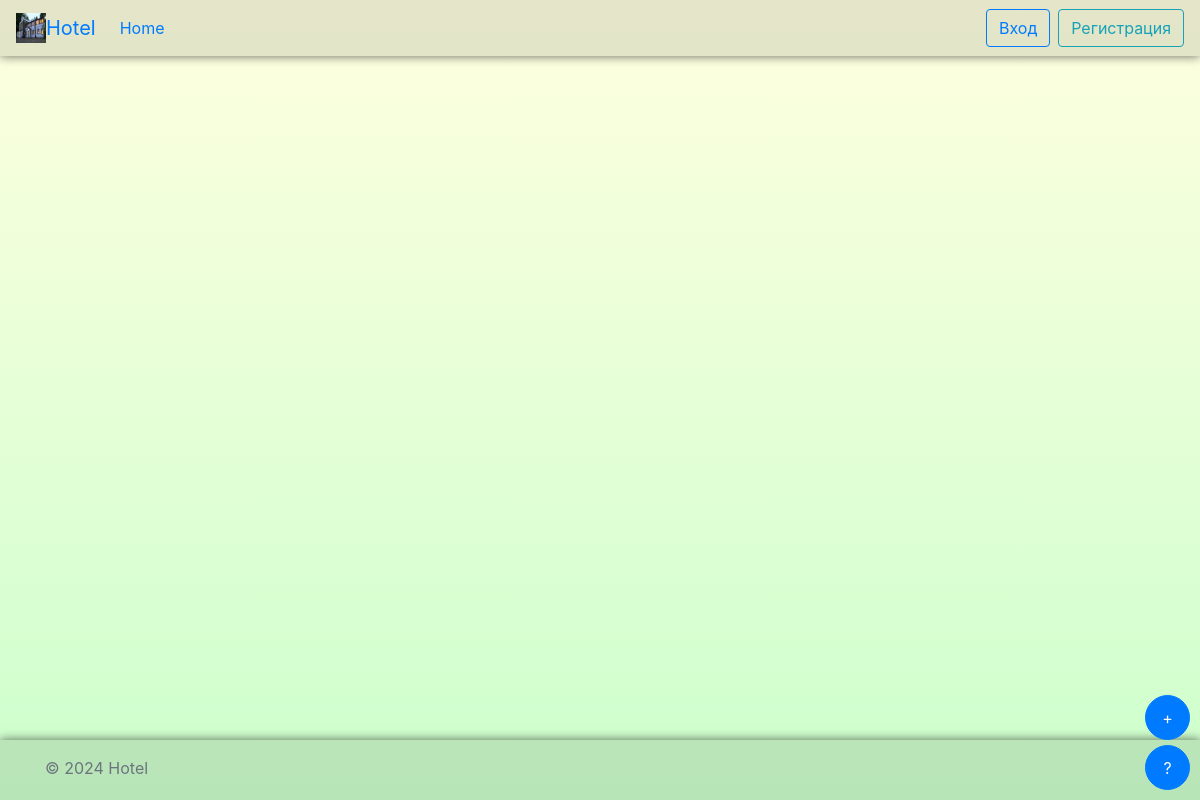
Before: / with the older database file.
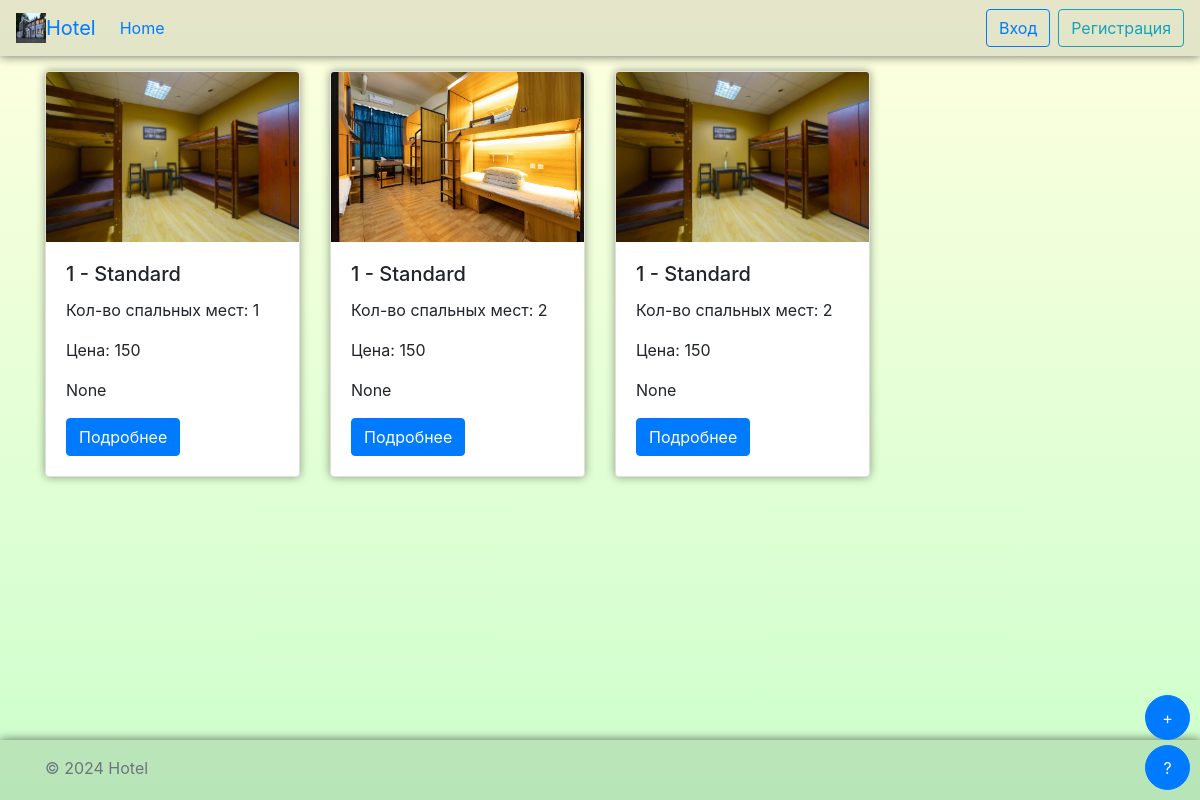
After: the same page with the newer database file.
### rooms/models.py (models this page shows, shortened)
class Room(models.Model):
    id = models.AutoField(primary_key=True)
    room_type = models.ForeignKey(RoomType, on_delete=models.CASCADE)
    number = models.IntegerField()
    beds = models.IntegerField()
    price = models.IntegerField()
    is_available = models.BooleanField(default=True)
    image = models.ImageField(upload_to='room_images/', null=True, blank=True)
    description = models.TextField(null=True, blank=True)
    is_deleted = models.BooleanField(default=False)

class RoomType(models.Model):
    id = models.AutoField(primary_key=True)
    name = models.CharField(max_length=50)
    description = models.TextField(null=True, blank=True)

### rooms/views.py (the view)
# urls.py: path('', views.room_list, name='room_list'),
def room_list(request):
    rooms = Room.objects.filter(is_deleted=False)
    if request.user.is_authenticated:
        basket_count = Basket.objects.filter(user=request.user).count()
        return render(request, 'rooms/room_list.html', {'rooms': rooms, 'count_rooms': basket_count})
    return render(request, 'rooms/room_list.html', {'rooms': rooms})

### templates/rooms/room_list.html (shortened to what this page needs)
{% extends 'layout.html' %}
{% block content %}
    <div class="row justify-content-flex-start column-gap-3">
        {% for room in rooms %}
            <div class="col-sm-6 col-md-4 col-lg-3">
                <div class="card mb-4 box-shadow" style="box-shadow: 0 0 10px rgba(0, 0, 0, 0.4)">
                    <img src="{{ room.image.url }}" class="card-img-top" alt="room image" height="170">
                    <div class="card-body">
                        <h5 class="card-title">{{ room.number }} - {{ room.room_type.name }}</h5>
                        <p class="card-text">Кол-во спальных мест: {{ room.beds }}</p>
                        <p class="card-text">Цена: {{ room.price }}</p>
                        <p class="card-text">{{ room.room_type.description }}</p>
                        <a href="{% url 'room_detail' room_id=room.id %}" class="btn btn-primary">Подробнее</a>
                    </div>
                </div>
            </div>
        {% endfor %}
    </div>
{% endblock %}

### rooms/templates/layout.html (shortened to what this page needs)
<!DOCTYPE html>
<html lang="en" style="position: relative; min-height: 100%;">
<head>
    <link href="https://stackpath.bootstrapcdn.com/bootstrap/4.3.1/css/bootstrap.min.css" rel="stylesheet">
</head>
<body style="padding-bottom: 60px;">
<header>
    <nav class="navbar navbar-expand-lg" style="background-color: rgba(0, 0, 0, 0.1); box-shadow: 0 0 10px rgba(0, 0, 0, 0.6);">
        <img src="/media/default.jpg" width="30" height="30" alt="">
        <a class="navbar-brand" href="#">Hotel</a>
        <div class="collapse navbar-collapse justify-content-between" id="navbarNav">
            <ul class="navbar-nav">
                <li class="nav-item active">
                    <a class="nav-link" href="{% url 'room_list' %}">Home <span class="sr-only">(current)</span></a>
                </li>
            </ul>
            {% if not user.is_authenticated %}
                <ul class="navbar-nav">
                    <li class="nav-item active mr-2">
                        <button type="button" class="btn btn-outline-primary" data-toggle="modal"
                                data-target="#loginModal">
                            Вход
                        </button>
                    </li>
                    <li class="nav-item">
                        <button type="button" class="btn btn-outline-info" data-toggle="modal"
                                data-target="#regModal">
                            Регистрация
                        </button>
                    </li>
                </ul>
            {% endif %}
        </div>
    </nav>
</header>
<div style="position: fixed; bottom: 60px; right: 10px; z-index: 10;">
    <button type="button" style="border-radius: 50%; width: 45px; height: 45px;" class="btn btn-primary" data-toggle="modal" data-target="#feedbackModal">+</button>
</div>
<div style="position: fixed; bottom: 10px; right: 10px; z-index: 10">
    <button type="button" style="border-radius: 50%; width: 45px; height: 45px;" class="btn btn-primary" data-toggle="modal" data-target="#feedbackModal">?</button>
</div>
<main role="main" class="container" style="padding: 15px">
    {% block content %}
    {% endblock %}
</main>
<footer class="footer mt-auto py-3" style="position: absolute; bottom: 0; width: 100%; height: 60px; background-color: rgba(0, 0, 0, 0.1); box-shadow: 0 0 10px rgba(0, 0, 0, 0.6)">
    <div class="container">
        <span class="text-muted">© 2024 Hotel</span>
    </div>
</footer>
</body>
</html>

Changed rows visible on the page:
added Room: image (picture), number "1", room_type.name "Standard", beds "1", price "150", room_type.description "None"
added Room: image (picture), number "1", room_type.name "Standard", beds "2", price "150", room_type.description "None"
added Room: image (picture), number "1", room_type.name "Standard", beds "2", price "150", room_type.description "None"
